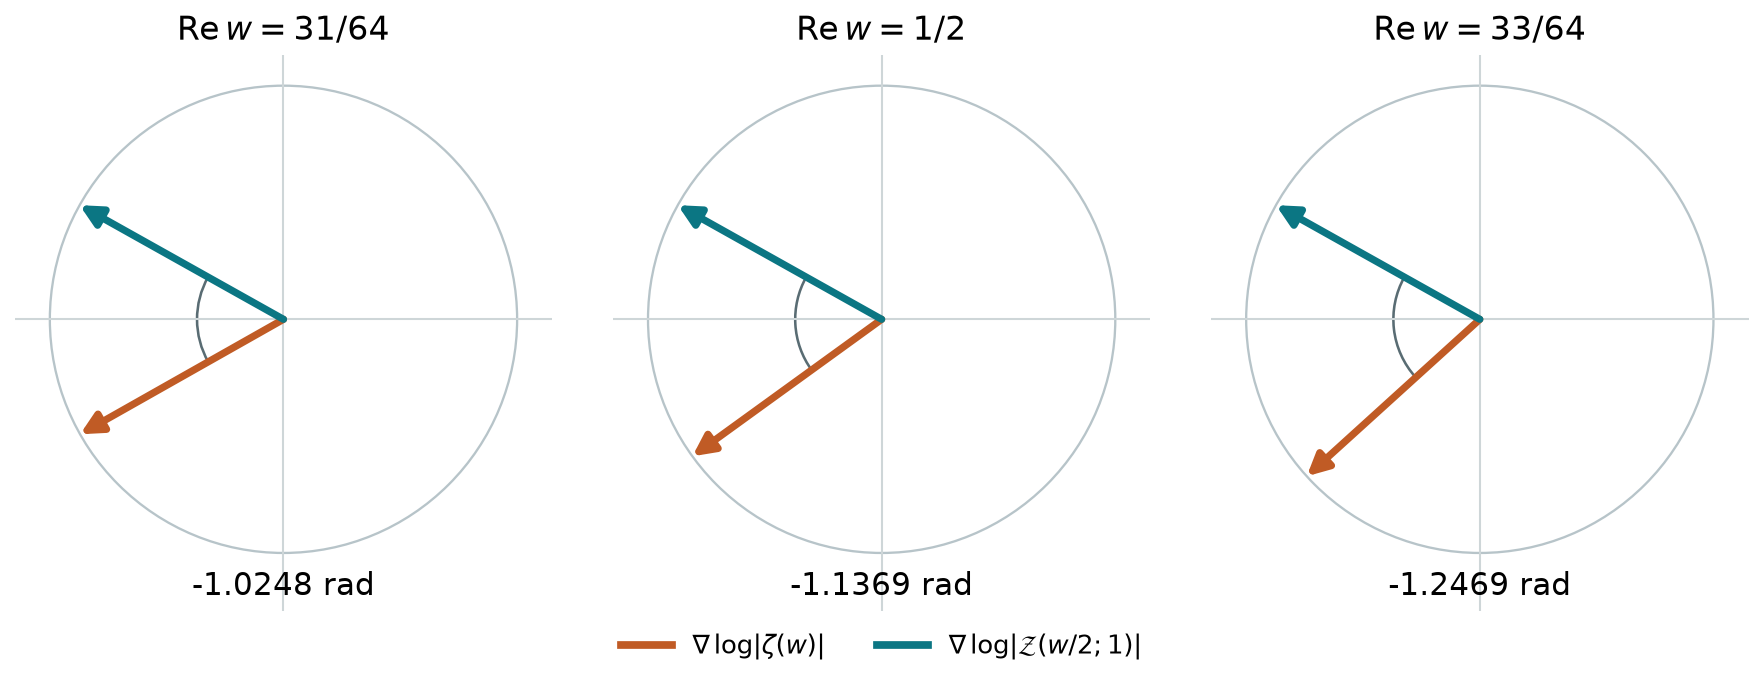

Write Python code to recreate this figure.
"""Compare the local directions of increasing log modulus in the common w plane."""
from importlib import import_module
from pathlib import Path
import json

from flint import acb, arb, ctx, fmpq


def measure():
    ctx.prec = 256
    ratio = fmpq(4749479070945369, 10**23) / fmpq(509892982511772, 10**15)
    td = arb.pi() / (80 * arb(ratio**2).log1p())
    w0 = acb(arb(1)/2, td - arb(1)/512)
    logu = import_module("reflected-modulus-contrast").first_root().log()
    _, coeff, err = import_module("side-by-side").cauchy_interpolant(w0)
    step = arb(1)/64
    # All ordinary-zeta Cauchy circles about the three centers fit within
    # |w-w0|<=1/20, where the alias and Taylor truncation error is bounded.
    assert arb(1)/64 + step < arb(1)/20
    dp_err = err/step
    assert dp_err < arb("1e-15")
    eps_prime = arb(0, dp_err.upper())

    # Write Z(w/2) = u^(-w) (1+E(w)). Use the same Cauchy radius step
    # in the w plane for E at the three centers. All inputs s=w/2 stay
    # in the proved band, including the exterior of both measuring circles.
    height = (w0.imag + arb(0, step))/2
    sigma = (w0.real + arb(0, arb(1)/64 + step))/2
    assert sigma > fmpq(7,32) and sigma < fmpq(9,32) and height > 100
    logerr = (70*(height+2)).log() + (arb(11)/10-2*logu.imag)*height + 2*sigma*logu.real
    assert logerr < -155258110290 * arb(10).log()
    rel = arb("1e-56")
    assert logerr < rel.log()
    correction = rel / (step * (1-rel))
    assert correction < arb("1e-54")
    eps_c = arb(0, correction.upper())
    spectral_logderiv = -logu + acb(eps_c, eps_c)
    readings = []
    for name, offset in [("Left", -arb(1)/64), ("Middle", arb(0)), ("Right", arb(1)/64)]:
        # DFT coefficients use v=(w-w0)/r with r=1/10. Horner here gives
        # dp/dw, not dp/dv. Direct FLINT evaluation supplies the denominator.
        v = 10*offset
        dp = acb(0)
        for j in range(len(coeff)-1, 0, -1):
            dp = dp*v + 10*j*coeff[j]
        zeta = (w0+offset).zeta()
        assert abs(zeta) > 0
        ordinary_logderiv = (dp + acb(eps_prime,eps_prime))/zeta
        gz = spectral_logderiv.conjugate()
        gr = ordinary_logderiv.conjugate()
        assert abs(gr) > 0 and abs(gz) > 0
        turn = (gz/gr).arg()
        readings.append(dict(location=name, re_w=(w0.real+offset).str(16),
                   gradient_ordinary=gr.str(18), gradient_original=gz.str(18),
                   angle_ordinary_rad=gr.arg().str(16),angle_original_rad=gz.arg().str(16),
                   signed_rotation_ordinary_to_original_rad=turn.str(16),
                   signed_rotation_ordinary_to_original_degrees=(180*turn/arb.pi()).str(16),
                   slope_ordinary=abs(gr).str(16), slope_original=abs(gz).str(16),
                   slope_ratio_original_to_ordinary=(abs(gz)/abs(gr)).str(16)))
    return dict(observable="gradient of log modulus in the w=x+iy plane; represented by gx+i gy",
        direction="positive signed rotation is counterclockwise, from ordinary zeta to original Z",
        functions=["zeta(w)","Z(w/2;1)"], height=w0.imag.str(38), radius_in_w="1/64",
        ordinary_derivative_error_upper=dp_err.str(16), original_log_derivative_error_upper="1e-54",
        readings=readings)


def draw(result):
    from math import cos, sin, pi
    import matplotlib
    matplotlib.use("Agg")
    import matplotlib.pyplot as plt
    from matplotlib.patches import Arc, Circle
    from matplotlib.lines import Line2D

    fig, axes = plt.subplots(1,3,figsize=(9.7,3.65),layout="constrained")
    colors = ["#c05b25", "#0b7683"]
    for ax, row, address in zip(axes, result["readings"], ["31/64", "1/2", "33/64"]):
        a = float(arb(row["angle_ordinary_rad"]).mid())
        b = float(arb(row["angle_original_rad"]).mid())
        delta = float(arb(row["signed_rotation_ordinary_to_original_rad"]).mid())
        ax.add_patch(Circle((0,0),1,fill=False,color="#b7c4c9",lw=.9))
        ax.axhline(0,color="#ced6d8",lw=.8)
        ax.axvline(0,color="#ced6d8",lw=.8)
        for angle, color in zip([a,b],colors):
            ax.annotate("",xy=(cos(angle),sin(angle)),xytext=(0,0),
                        arrowprops=dict(arrowstyle="-|>",color=color,lw=2.8,
                                        mutation_scale=17,shrinkA=0,shrinkB=0))
        low, high = sorted([a, a+delta])
        ax.add_patch(Arc((0,0),.74,.74,theta1=180*low/pi,theta2=180*high/pi,color="#596c73"))
        ax.set_title(r"$\mathrm{Re}\,w="+address+"$",fontsize=13)
        ax.text(0,-1.18,f"{delta:+.4f} rad",ha="center",fontsize=12)
        ax.set_xlim(-1.15,1.15); ax.set_ylim(-1.25,1.13)
        ax.set_aspect("equal"); ax.axis("off")
    fig.legend([Line2D([],[],color=c,lw=3) for c in colors],
               [r"$\nabla\,\log|\zeta(w)|$", r"$\nabla\,\log|\mathcal{Z}(w/2;1)|$"],
               loc="outside lower center", ncol=2,frameon=False)
    fig.savefig(Path(__file__).with_suffix(".png"),dpi=185,bbox_inches="tight",pad_inches=.08)
    plt.close(fig)


if __name__ == "__main__":
    result = measure()
    Path(__file__).with_suffix(".json").write_text(json.dumps(result,indent=2)+"\n",encoding="utf8")
    draw(result)
    for row in result["readings"]:
        print(row["location"], row["angle_ordinary_rad"], row["angle_original_rad"],
              row["signed_rotation_ordinary_to_original_rad"], row["slope_ratio_original_to_ordinary"])
